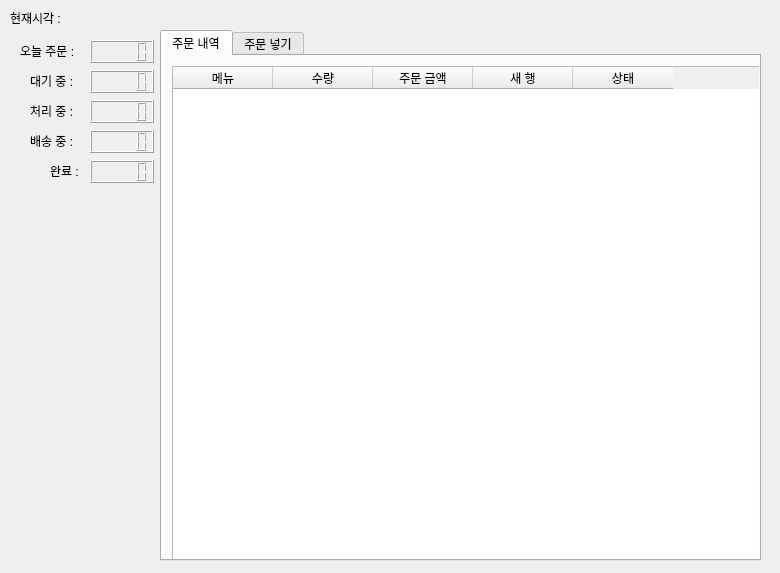
<?xml version="1.0" encoding="UTF-8"?>
<ui version="4.0">
 <class>MainWindow</class>
 <widget class="QMainWindow" name="MainWindow">
  <property name="geometry">
   <rect>
    <x>0</x>
    <y>0</y>
    <width>780</width>
    <height>573</height>
   </rect>
  </property>
  <property name="windowTitle">
   <string>MainWindow</string>
  </property>
  <widget class="QWidget" name="centralwidget">
   <widget class="QLabel" name="label">
    <property name="geometry">
     <rect>
      <x>10</x>
      <y>10</y>
      <width>271</width>
      <height>16</height>
     </rect>
    </property>
    <property name="text">
     <string>현재시각 : </string>
    </property>
   </widget>
   <widget class="QLCDNumber" name="lcd_num_of_orders">
    <property name="geometry">
     <rect>
      <x>90</x>
      <y>40</y>
      <width>64</width>
      <height>23</height>
     </rect>
    </property>
   </widget>
   <widget class="QLabel" name="label_2">
    <property name="geometry">
     <rect>
      <x>20</x>
      <y>40</y>
      <width>61</width>
      <height>21</height>
     </rect>
    </property>
    <property name="text">
     <string>오늘 주문 : </string>
    </property>
   </widget>
   <widget class="QLabel" name="label_3">
    <property name="geometry">
     <rect>
      <x>30</x>
      <y>70</y>
      <width>51</width>
      <height>21</height>
     </rect>
    </property>
    <property name="text">
     <string>대기 중 : </string>
    </property>
   </widget>
   <widget class="QLCDNumber" name="lcd_num_of_orders_waiting">
    <property name="geometry">
     <rect>
      <x>90</x>
      <y>70</y>
      <width>64</width>
      <height>23</height>
     </rect>
    </property>
   </widget>
   <widget class="QLabel" name="label_4">
    <property name="geometry">
     <rect>
      <x>30</x>
      <y>100</y>
      <width>51</width>
      <height>21</height>
     </rect>
    </property>
    <property name="text">
     <string>처리 중 : </string>
    </property>
   </widget>
   <widget class="QLCDNumber" name="lcd_num_of_orders_processing">
    <property name="geometry">
     <rect>
      <x>90</x>
      <y>100</y>
      <width>64</width>
      <height>23</height>
     </rect>
    </property>
   </widget>
   <widget class="QLabel" name="label_5">
    <property name="geometry">
     <rect>
      <x>30</x>
      <y>130</y>
      <width>51</width>
      <height>21</height>
     </rect>
    </property>
    <property name="text">
     <string>배송 중 : </string>
    </property>
   </widget>
   <widget class="QLCDNumber" name="lcd_num_of_orders_delivery">
    <property name="geometry">
     <rect>
      <x>90</x>
      <y>130</y>
      <width>64</width>
      <height>23</height>
     </rect>
    </property>
   </widget>
   <widget class="QLabel" name="label_6">
    <property name="geometry">
     <rect>
      <x>50</x>
      <y>160</y>
      <width>41</width>
      <height>21</height>
     </rect>
    </property>
    <property name="text">
     <string>완료 : </string>
    </property>
   </widget>
   <widget class="QLCDNumber" name="lcd_num_of_orders_done">
    <property name="geometry">
     <rect>
      <x>90</x>
      <y>160</y>
      <width>64</width>
      <height>23</height>
     </rect>
    </property>
   </widget>
   <widget class="QTabWidget" name="table_orders">
    <property name="geometry">
     <rect>
      <x>160</x>
      <y>30</y>
      <width>601</width>
      <height>531</height>
     </rect>
    </property>
    <property name="currentIndex">
     <number>0</number>
    </property>
    <widget class="QWidget" name="tab">
     <attribute name="title">
      <string>주문 내역</string>
     </attribute>
     <widget class="QTableWidget" name="tableWidget">
      <property name="geometry">
       <rect>
        <x>10</x>
        <y>10</y>
        <width>641</width>
        <height>501</height>
       </rect>
      </property>
      <column>
       <property name="text">
        <string>메뉴</string>
       </property>
      </column>
      <column>
       <property name="text">
        <string>수량</string>
       </property>
      </column>
      <column>
       <property name="text">
        <string>주문 금액</string>
       </property>
      </column>
      <column>
       <property name="text">
        <string>새 행</string>
       </property>
      </column>
      <column>
       <property name="text">
        <string>상태</string>
       </property>
      </column>
     </widget>
    </widget>
    <widget class="QWidget" name="tab_2">
     <attribute name="title">
      <string>주문 넣기</string>
     </attribute>
     <widget class="QGroupBox" name="groupBox">
      <property name="geometry">
       <rect>
        <x>10</x>
        <y>10</y>
        <width>131</width>
        <height>151</height>
       </rect>
      </property>
      <property name="title">
       <string>메뉴</string>
      </property>
      <widget class="QRadioButton" name="radio_espresso">
       <property name="geometry">
        <rect>
         <x>10</x>
         <y>20</y>
         <width>88</width>
         <height>20</height>
        </rect>
       </property>
       <property name="text">
        <string>에스프레소</string>
       </property>
      </widget>
      <widget class="QRadioButton" name="radio_americano">
       <property name="geometry">
        <rect>
         <x>10</x>
         <y>40</y>
         <width>88</width>
         <height>20</height>
        </rect>
       </property>
       <property name="text">
        <string>아메리카노</string>
       </property>
      </widget>
      <widget class="QRadioButton" name="radio_latte">
       <property name="geometry">
        <rect>
         <x>10</x>
         <y>60</y>
         <width>88</width>
         <height>20</height>
        </rect>
       </property>
       <property name="text">
        <string>라떼</string>
       </property>
      </widget>
      <widget class="QRadioButton" name="radio_moca">
       <property name="geometry">
        <rect>
         <x>10</x>
         <y>80</y>
         <width>88</width>
         <height>20</height>
        </rect>
       </property>
       <property name="text">
        <string>모카</string>
       </property>
      </widget>
      <widget class="QRadioButton" name="radio_choco_smoothie">
       <property name="geometry">
        <rect>
         <x>10</x>
         <y>100</y>
         <width>88</width>
         <height>20</height>
        </rect>
       </property>
       <property name="text">
        <string>초코 스무디</string>
       </property>
      </widget>
      <widget class="QRadioButton" name="radio_strawberry_smoothie">
       <property name="geometry">
        <rect>
         <x>10</x>
         <y>120</y>
         <width>88</width>
         <height>20</height>
        </rect>
       </property>
       <property name="text">
        <string>딸기 스무디</string>
       </property>
      </widget>
     </widget>
     <widget class="QGroupBox" name="groupBox_2">
      <property name="geometry">
       <rect>
        <x>160</x>
        <y>10</y>
        <width>131</width>
        <height>151</height>
       </rect>
      </property>
      <property name="title">
       <string>사이즈</string>
      </property>
      <widget class="QRadioButton" name="radio_size_s">
       <property name="geometry">
        <rect>
         <x>10</x>
         <y>20</y>
         <width>88</width>
         <height>20</height>
        </rect>
       </property>
       <property name="text">
        <string>S</string>
       </property>
      </widget>
      <widget class="QRadioButton" name="radio_size_m">
       <property name="geometry">
        <rect>
         <x>10</x>
         <y>40</y>
         <width>88</width>
         <height>20</height>
        </rect>
       </property>
       <property name="text">
        <string>M</string>
       </property>
      </widget>
      <widget class="QRadioButton" name="radio_size_l">
       <property name="geometry">
        <rect>
         <x>10</x>
         <y>60</y>
         <width>88</width>
         <height>20</height>
        </rect>
       </property>
       <property name="text">
        <string>L</string>
       </property>
      </widget>
      <widget class="QRadioButton" name="radio_size_xl">
       <property name="geometry">
        <rect>
         <x>10</x>
         <y>80</y>
         <width>88</width>
         <height>20</height>
        </rect>
       </property>
       <property name="text">
        <string>XL</string>
       </property>
      </widget>
     </widget>
     <widget class="QGroupBox" name="groupBox_3">
      <property name="geometry">
       <rect>
        <x>300</x>
        <y>10</y>
        <width>281</width>
        <height>231</height>
       </rect>
      </property>
      <property name="title">
       <string>수량</string>
      </property>
      <widget class="QSpinBox" name="spin_quantity">
       <property name="geometry">
        <rect>
         <x>10</x>
         <y>20</y>
         <width>42</width>
         <height>22</height>
        </rect>
       </property>
      </widget>
      <widget class="QSlider" name="hs_quantity">
       <property name="geometry">
        <rect>
         <x>10</x>
         <y>50</y>
         <width>160</width>
         <height>18</height>
        </rect>
       </property>
       <property name="orientation">
        <enum>Qt::Horizontal</enum>
       </property>
      </widget>
      <widget class="QDial" name="dial_quantity">
       <property name="geometry">
        <rect>
         <x>100</x>
         <y>100</y>
         <width>50</width>
         <height>64</height>
        </rect>
       </property>
      </widget>
      <widget class="QScrollBar" name="vs_quantity">
       <property name="geometry">
        <rect>
         <x>250</x>
         <y>70</y>
         <width>16</width>
         <height>160</height>
        </rect>
       </property>
       <property name="orientation">
        <enum>Qt::Vertical</enum>
       </property>
      </widget>
     </widget>
     <widget class="QLabel" name="lb_order_amount">
      <property name="geometry">
       <rect>
        <x>30</x>
        <y>280</y>
        <width>251</width>
        <height>16</height>
       </rect>
      </property>
      <property name="text">
       <string>총 주문 금액 </string>
      </property>
     </widget>
     <widget class="QPushButton" name="btn_order">
      <property name="geometry">
       <rect>
        <x>310</x>
        <y>280</y>
        <width>271</width>
        <height>221</height>
       </rect>
      </property>
      <property name="text">
       <string>발주</string>
      </property>
     </widget>
    </widget>
   </widget>
  </widget>
 </widget>
 <resources/>
 <connections/>
</ui>
